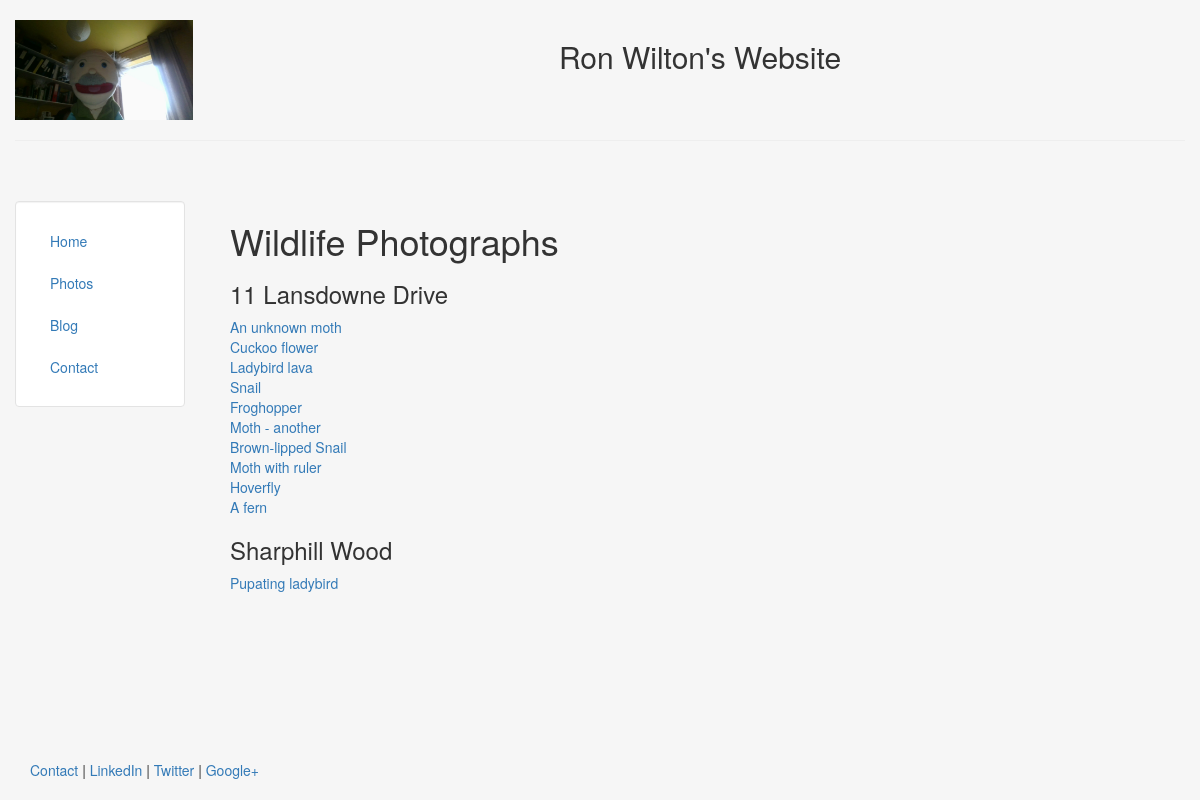
Page /wlp_app/ on the committed database.
### wlp_app/models.py (models this page shows, shortened)
class Location(models.Model):
	name = models.CharField(max_length=50)

class Photo(models.Model):
	name = models.CharField(max_length=50)
	description = models.TextField()
	location = models.ForeignKey(Location)
	height_field = models.IntegerField(default=0)
	width_field = models.IntegerField(default=0)
	photo_taken = models.ImageField(upload_to='wildlifephotos/%Y/%m/%d',
			null=True, blank=True,
			width_field="width_field", height_field="height_field")

### wlp_app/views.py (the view)
def index(request):
	template = loader.get_template('wlp_app/index.html')
	context = {
		'locations_context' : Location.objects.all(),
		'photos_context' : Photo.objects.all()
	}
	return HttpResponse(template.render(context, request))

### wlp_app/templates/wlp_app/index.html
{% extends "personal/header.html" %}
{% block content %}
	<h1>Wildlife Photographs</h1>
	{% if locations_context %}
		{% for locindex in locations_context %}
			<h3>{{ locindex.name }}</h3>
			{% if locindex.photo_set.all %}
				{% for photoindex in photos_context %}
					{% if photoindex.location.id == locindex.id %}
						<a href="{% url 'photourl' photo_id=photoindex.id %}">{{ photoindex.name }}</a>
						<br>
					{% endif %}
				{% endfor %}
			{% else %}
				<i>There are no photos available.</i>
			{% endif %}
		{% endfor %}
	{% else %}
		<i>There are no locations.</i>
	{% endif %}
{% endblock %}

### personal/templates/personal/header.html (shortened to what this page needs)
<!DOCTYPE html>
<html lang="en">
<head>
	{% load staticfiles %}
	<link rel="stylesheet" href="{% static 'personal/css/bootstrap.min.css' %}" type = "text/css"/>
</head>
<body class="body" style="background-color:#f6f6f6">
	<div class="container-fluid" style="min-height:95%; ">
		<div class="row">
			  <div class="col-sm-2">
				  <br>
				  <center>
					<img src="{% static 'personal/img/grandad.jpg' %}" class="responsive-img" style='max-height:100px;' alt="face">
				  </center>
			  </div>
			  <div class="col-sm-10">
				<br>
				<center>
				<h2>Ron Wilton's Website</h2>
				</center>
			  </div>
		</div><hr>
		<div class="row">
		  <div class="col-sm-2">
		  <br>
		  <br>
			<div class="well bs-sidebar" id="sidebar" style="background-color:#fff">
			  <ul class="nav nav-pills nav-stacked">
				<li><a href='/'>Home</a></li>
				<li><a href='/wlp_app/'>Photos</a></li>
				<li><a href='/blog/'>Blog</a></li>
				<li><a href='/contact/'>Contact</a></li>
			  </ul>
			</div>
		  </div>
		  <div class="col-sm-10">
			<div class='container-fluid'>
			<br><br>
			   {% block content %}
			   {% endblock %}
			</div>
		  </div>
		</div>
	</div>
	<footer>
		<div class="container-fluid" style='margin-left:15px'>
			<p><a href="#" target="blank">Contact</a> | <a href="#" target="blank">LinkedIn</a> | <a href="#" target="blank">Twitter</a> | <a href="#" target="blank">Google+</a></p>
		</div>
	</footer>
</body>
</html>

### personal/templates/personal/header.html (style rules this page uses)
html, body { height:100% }

### rows in the picture
Location: name "11 Lansdowne Drive"
Photo: name "An unknown moth"
Photo: name "Cuckoo flower"
Photo: name "Ladybird lava"
Photo: name "Snail"
Photo: name "Froghopper"
Photo: name "Moth - another"
Photo: name "Brown-lipped Snail"
Photo: name "Moth with ruler"
Photo: name "Hoverfly"
Photo: name "A fern"
Location: name "Sharphill Wood"
Photo: name "Pupating ladybird"
